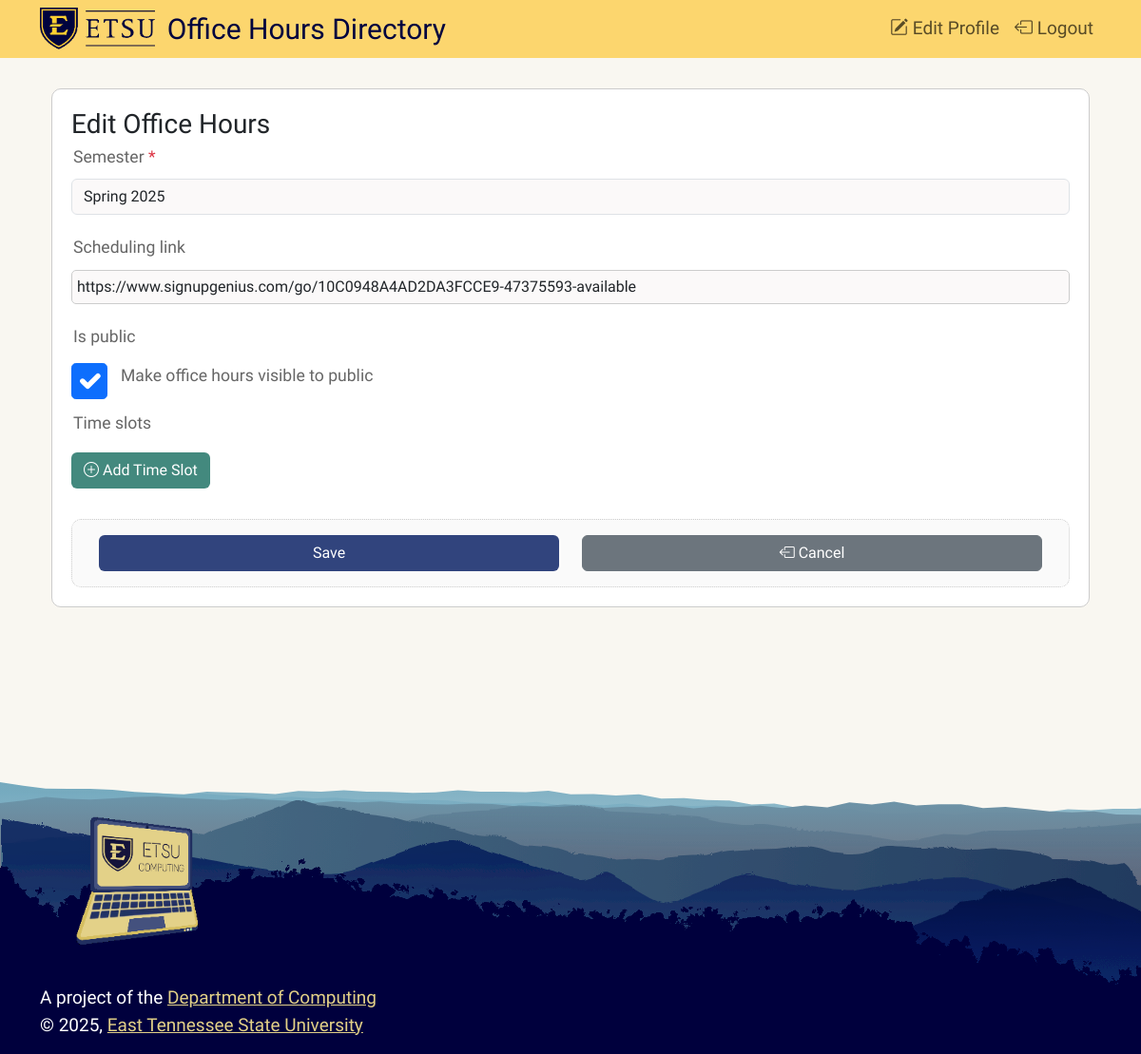
Screenshot of /office-hours/edit/ (signed in) with the database file from the repository.
### profiles/models.py (models this page shows, shortened)
class OfficeHours(models.Model):
    user = models.OneToOneField(settings.AUTH_USER_MODEL, on_delete=models.CASCADE)
    semester = models.CharField(max_length=20, choices=get_semester_choices())
    scheduling_link = models.URLField(blank=True)
    is_public = models.BooleanField(default=True)
    time_slots = models.JSONField(default=list, blank=True, null=True)  # Make it optional
    created_at = models.DateTimeField(auto_now_add=True)
    updated_at = models.DateTimeField(auto_now=True)
    class Meta:
        verbose_name_plural = 'Office hours'

### profiles/views.py (the view)
# urls.py: path('office-hours/edit/', views.office_hours_edit, name='office_hours_edit'),
@login_required
def office_hours_edit(request):
    office_hours, created = OfficeHours.objects.get_or_create(user=request.user)
    if request.method == 'POST':
        form = OfficeHoursForm(request.POST, instance=office_hours)
        if form.is_valid():
            form.save()
            messages.success(request, 'Office hours updated successfully')
            return redirect('profiles:profile_detail', pk=request.user.userprofile.pk)
    else:
        initial_data = {
            'semester': office_hours.semester,
            'scheduling_link': office_hours.scheduling_link,
            'is_public': office_hours.is_public,
            'time_slots': json.dumps(office_hours.time_slots or []) # Time slots optional
        }
        form = OfficeHoursForm(instance=office_hours, initial=initial_data)
    return render(request, 'profiles/office_hours_edit.html', {'form': form})

### profiles/forms.py (shortened to what this page needs)
class OfficeHoursForm(forms.ModelForm):
    class Meta:
        model = OfficeHours
        fields = ['semester', 'scheduling_link', 'is_public', 'time_slots']
        widgets = {
            'scheduling_link': forms.URLInput(
                attrs={'placeholder': 'https://calendar.google.com/...'}
            ),
            'time_slots': forms.HiddenInput()
        }

### users/templatetags/form_filters.py (called while the page is built)
@register.filter(name='add_class')
def add_class(field, css_class):
    return field.as_widget(attrs={"class": css_class})

### templates/profiles/office_hours_edit.html (shortened to what this page needs)
{% extends 'base.html' %}
{% load form_filters %}
{% block content %}
<div class="container-md">
    <div class="form-container">
        <h3 class="card-title">Edit Office Hours</h3>
        <form method="post">
            {% for field in form %}
                <div class="mb-3">
                    <label for="{{ field.id_for_label }}" class="form-label">
                        {{ field.label }}
                        {% if field.field.required %}
                            <span class="text-danger">*</span>
                        {% endif %}
                    </label>
                    {% if field.name == 'time_slots' %}
                        <div id="timeSlotsContainer">
                            <button type="button" class="btn bttn-create mt-2" id="addTimeSlot">
                                <i class="bi bi-plus-circle"></i> Add Time Slot
                            </button>
                        </div>
                    {% elif field.name == 'is_public' %}
                        <div class="form-check">
                            {{ field|add_class:"form-check-input" }}
                            <label class="form-check-label" for="{{ field.id_for_label }}">
                                Make office hours visible to public
                            </label>
                        </div>
                    {% else %}
                        {{ field|add_class:"form-control" }}
                    {% endif %}
                </div>
            {% endfor %}
            <div class="button-container row">
                <div class="col-sm mb-3">
                    <button type="submit" class="btn bttn-primary w-100">Save</button>
                </div>
                <div class="col-sm mb-3">
                    <a href="{% url 'profiles:profile_detail' user.userprofile.pk %}" class="btn btn-secondary w-100">
                        <i class="bi bi-box-arrow-left"></i>
                        Cancel
                    </a>
                </div>
            </div>
        </form>
    </div>
</div>
{% endblock %}

### static/css/style.css (style rules this page uses)
:root { --clr-light: 43, 41%, 96%; --clr-primary: 225, 44%, 34%; --clr-primary-hover: 225, 51%, 44%; --clr-secondary: 201, 34%, 40%; --clr-secondary-hover: 201, 51%, 40%; --clr-info: 209, 50%, 50%; --clr-create: 171, 34%, 40%; --clr-create-hover: 171, 25%, 40%; --clr-spring-wood: 51, 30%, 95%; --clr-snow: 0, 20%, 98%; --clr-putty-yellow: 48, 62%, 71%; --clr-putty-yellow-hover: 48, 53%, 68%; --clr-etsu-yellow: 44, 96%, 71%; --fs-900: 9.375rem; --fs-850: 7.813rem; --fs-800: 6.25rem; --fs-750: 4.875rem; --fs-700: 3.5rem; --fs-650: 2.75rem; --fs-600: 2rem; --fs-550: 1.875rem; --fs-500: 1.75rem; --fs-450: 1.313rem; --fs-400: 1.125rem; --fs-350: 1.06rem; --fs-300: 1rem; --fs-250: 0.94rem; --fs-200: 0.875rem; --fs-150: 0.81rem; --fs-100: 0.75rem; --fs-0: 0.625rem; }
.bttn-primary { background-color: hsl(var(--clr-primary))!important; color: white!important; }
.bttn-create { background-color: hsl(var(--clr-create))!important; color: white!important; }
*, *::before, *::after { box-sizing: border-box; }
body, h1, h2, h3, h4, h5, p, figure, picture { margin: 0; }
.row:after { content: ""; display: table; clear: both; }
.body-light { background-color: hsl(var(--clr-light))!important; }
body { font-family: "League Spartan", serif; font-size: 19px; line-height: 1.5; }
input[type=text], input[type=password], input[type=email], input[type='number'], input[type='tel'], input[type=url] { width: 100%; padding: 5px; border: 1px solid #ccc; border-radius: 5px; background-color: hsl(var(--clr-snow)); box-sizing: border-box; resize: vertical; }
select, textarea { width: 100%; padding: 5px; border: 1px solid #ccc; border-radius: 5px; background-color: hsl(var(--clr-snow))!important; box-sizing: border-box; resize: vertical; }
input[type=checkbox] { width: 2em; height: 2em; margin-right: 12px; vertical-align: middle; }
label, .forms-label { color: #666; padding: 5px 2px 2px 2px; display: inline-block; font-size: 1.1rem; }
.form-container { border-radius: 10px; background-color: white; padding: 20px; margin: 4vh auto 0; border: 1px solid #ccc; word-wrap: break-word; }
.button-container { border-radius: 10px; background-color: rgba(228, 228, 228, 0.2); padding: 16px 16px 0px 16px; margin: 4vh auto 0; border: 1px dotted #ccc; word-wrap: break-word; }

### rows the page displays
OfficeHours: form "Spring 2025" "https://www.signupgenius.com/go/10C0948A4AD2DA3FCCE9-47375593-available", form "☑"

### other values shown
{{ field.label }} "Semester" "Scheduling link" "Is public" "Time slots"
